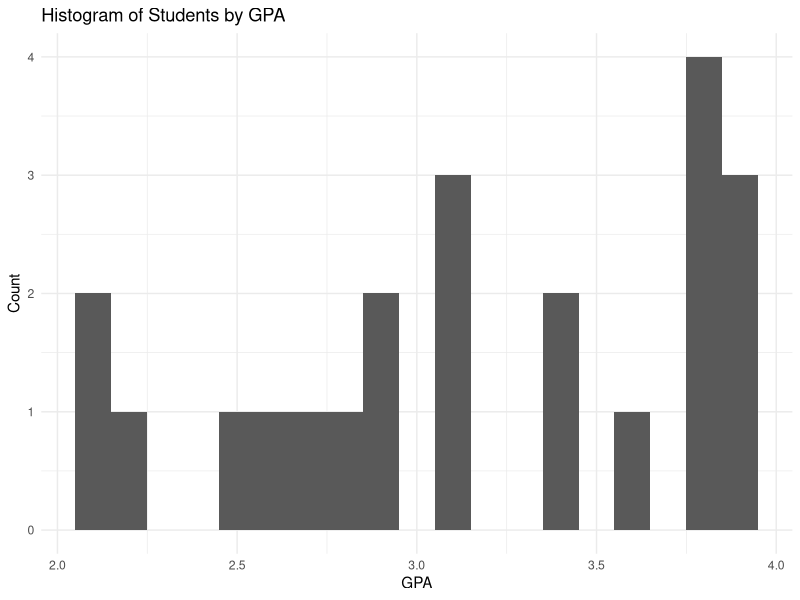
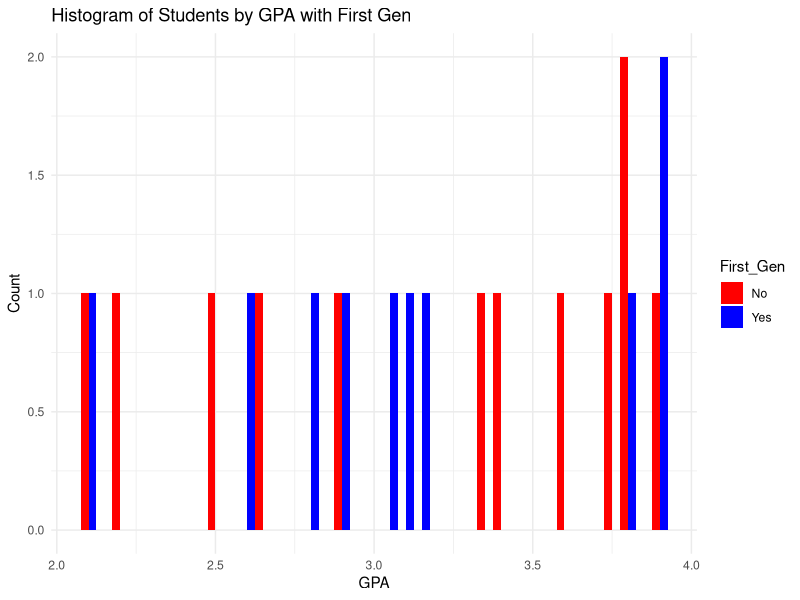
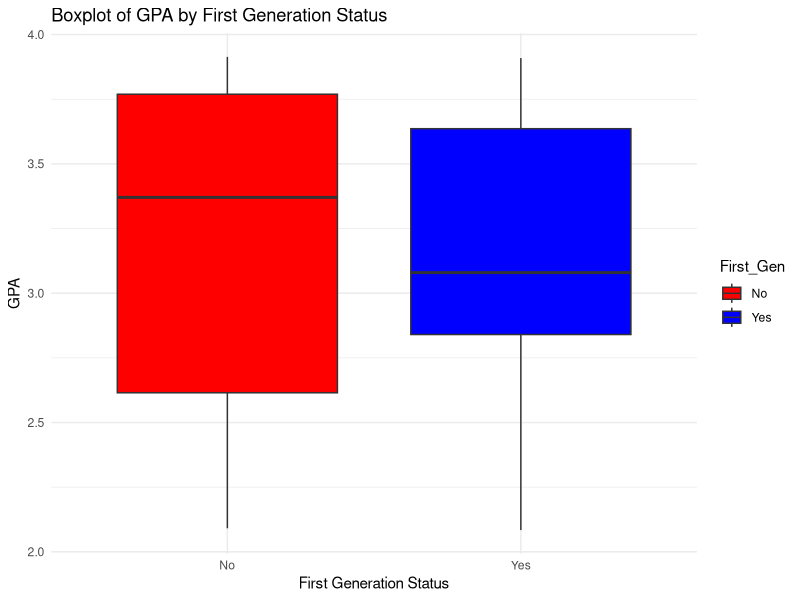
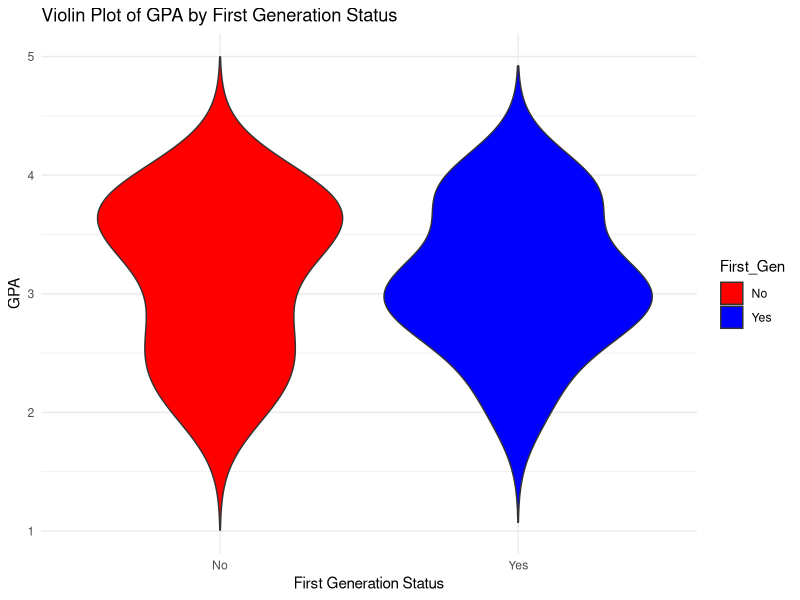
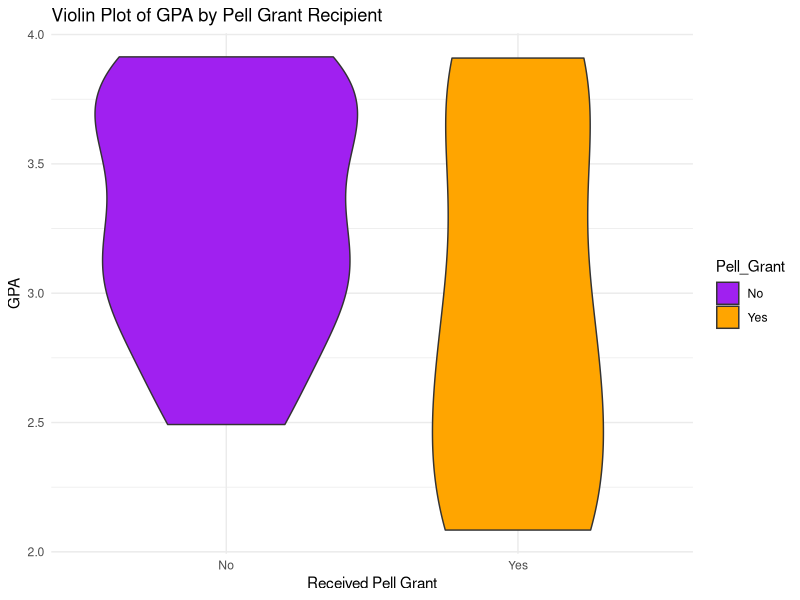
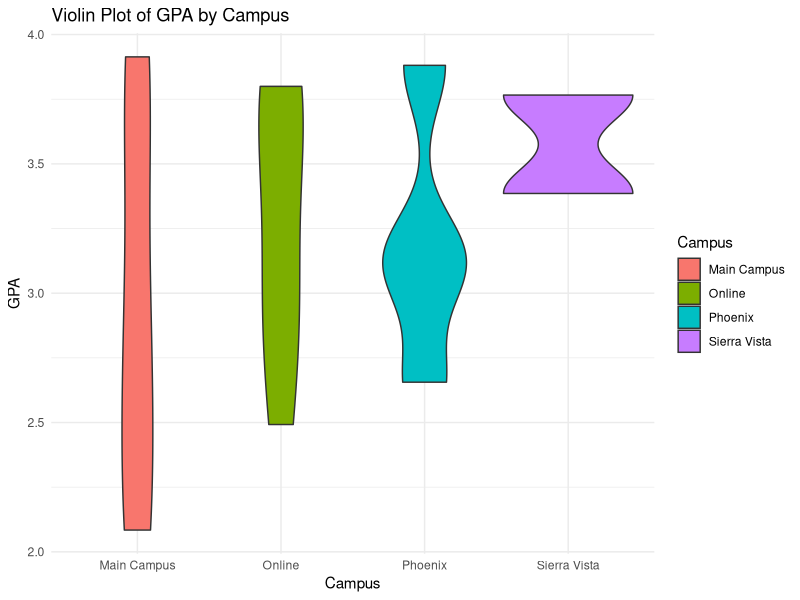
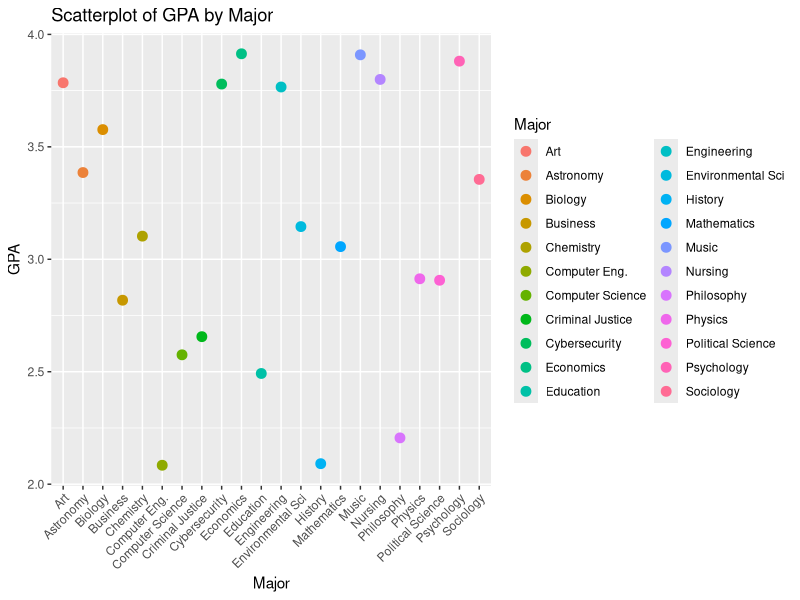
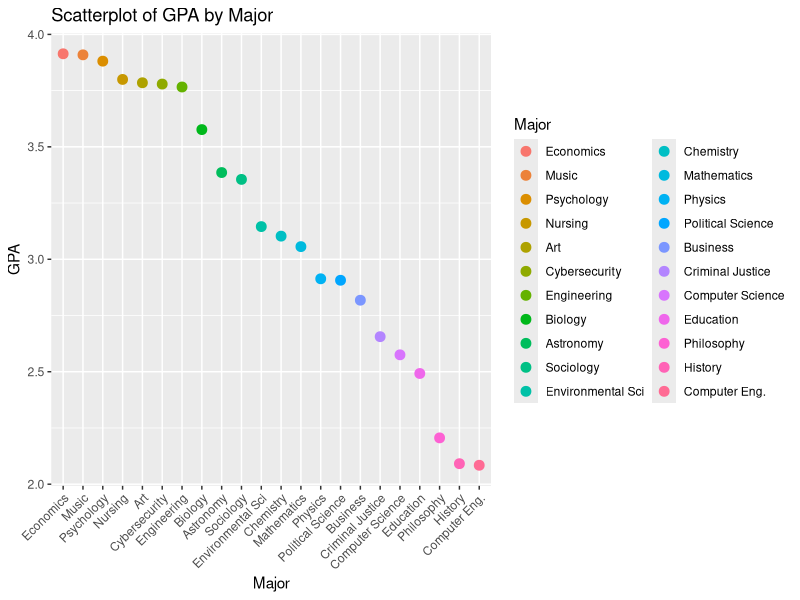

These figures' R source, in order:
# IT Summit 2024
# Measuring Success

library(tidyverse)
library(readr)
library(ggplot2)

# Sample data frame
practice_student_data <- data.frame(
  Name = c("Alice Johnson", "Bob Smith", "Charlie Brown", "Dana White", "Eva Green", "Frank Miller",
           "Grace Lee", "Henry Adams", "Ivy Zhang", "Jack Davis", "Kelly Brown", "Liam Johnson",
           "Mia Wilson", "Noah Martinez", "Olivia Thomas", "Paul Walker", "Quinn Harris",
           "Ryan Young", "Sarah King", "Tim Roberts", "Gayle Fisher", "Xin Lu"),
  Major = c("Computer Science", "Biology", "Business", "Engineering", "Psychology", "History",
            "Mathematics", "Art", "Chemistry", "Physics", "Economics", "Political Science",
            "Sociology", "Environmental Sci", "Philosophy", "Nursing", "Education", "Computer Eng.",
            "Criminal Justice", "Music", "Cybersecurity", "Astronomy"),
  Class_Standing = c("Freshman", "Sophomore", "Junior", "Senior", "Freshman", "Sophomore",
                     "Junior", "Senior", "Freshman", "Sophomore", "Junior", "Senior",
                     "Freshman", "Sophomore", "Junior", "Senior", "Freshman", "Sophomore",
                     "Junior", "Senior", "Freshman", "Senior"),
  Campus = c("Main Campus", "Online", "Main Campus", "Sierra Vista", "Phoenix",
             "Main Campus", "Online", "Main Campus", "Phoenix", "Main Campus", "Main Campus",
             "Online", "Main Campus", "Phoenix", "Main Campus", "Online", "Online",
             "Main Campus", "Phoenix", "Main Campus", "Online", "Sierra Vista"),
  Pell_Grant = c("Yes", "No", "Yes", "No", "Yes", "Yes", "No", "Yes", "No", "Yes", "No",
                 "No", "Yes", "No", "Yes", "No", "No", "Yes", "No", "Yes", "No", "No"),
  First_Gen = c("Yes", "No", "Yes", "No", "Yes", "No", "Yes", "No", "Yes", "No", "No",
                "Yes", "No", "Yes", "No", "Yes", "No", "Yes", "No", "Yes", "No", "No")
)

# practice_student_data <- read_csv("~/Documents/Trellis/IT_Summit_2024/practice_student_data.csv")

# practice_student_data$Campus <- recode(practice_student_data$Campus,
#                                                    "Main Campus" = "Main",
#                                                    "Downtown Campus" = "Online",
#                                                    "South Campus" = "Phoenix",
#                                                    "North Campus" = "Sierra Vista")

# Add a column with random values between 2 and 4
set.seed(123) # For reproducibility
practice_student_data <- practice_student_data %>%
  mutate(GPA = runif(n(), min = 2, max = 4))

# Create the histogram
ggplot(practice_student_data, aes(x = GPA)) +
  geom_histogram(binwidth = 0.1, position = "dodge") +
  labs(title = "Histogram of Students by GPA", x = "GPA", y = "Count") +
  theme_minimal()

# Create the histogram
ggplot(practice_student_data, aes(x = GPA, fill = First_Gen)) +
  geom_histogram(binwidth = 0.05, position = "dodge") +
  labs(title = "Histogram of Students by GPA with First Gen", x = "GPA", y = "Count") +
  scale_fill_manual(values = c("Yes" = "blue", "No" = "red")) +
  theme_minimal()

# Create the boxplot
ggplot(practice_student_data, aes(x = First_Gen, y = GPA, fill = First_Gen)) +
  geom_boxplot() +
  labs(title = "Boxplot of GPA by First Generation Status", x = "First Generation Status", y = "GPA") +
  scale_fill_manual(values = c("Yes" = "blue", "No" = "red")) +
  theme_minimal()

# Create the violin plot
ggplot(practice_student_data, aes(x = First_Gen, y = GPA, fill = First_Gen)) +
  geom_violin(trim = FALSE) +
  labs(title = "Violin Plot of GPA by First Generation Status", x = "First Generation Status", y = "GPA") +
  scale_fill_manual(values = c("Yes" = "blue", "No" = "red")) +
  theme_minimal()

# Create the violin plot
ggplot(practice_student_data, aes(x = Pell_Grant, y = GPA, fill = Pell_Grant)) +
  geom_violin(trim = TRUE) +
  labs(title = "Violin Plot of GPA by Pell Grant Recipient", x = "Received Pell Grant", y = "GPA") +
  scale_fill_manual(values = c("Yes" = "Orange", "No" = "Purple")) +
  theme_minimal()


# Create the violin plot
ggplot(practice_student_data, aes(x = Campus, y = GPA, fill = Campus)) +
  geom_violin(trim = TRUE) +
  labs(title = "Violin Plot of GPA by Campus", x = "Campus", y = "GPA") +
  theme_minimal()

# Create the scatterplot
ggplot(practice_student_data, aes(x = Major, y = GPA)) +
  geom_point(aes(color = Major), size = 3) +
  theme(axis.text.x = element_text(angle = 45, hjust = 1)) +
  labs(title = "Scatterplot of GPA by Major",
       x = "Major",
       y = "GPA",
       color = "Major")

# Create the scatterplot ordered
practice_student_data$Major <- factor(practice_student_data$Major, levels = practice_student_data$Major[order(practice_student_data$GPA, decreasing = TRUE)])

ggplot(practice_student_data, aes(x = Major, y = GPA)) +
  geom_point(aes(color = Major), size = 3) +
  theme(axis.text.x = element_text(angle = 45, hjust = 1)) +
  labs(title = "Scatterplot of GPA by Major",
       x = "Major",
       y = "GPA",
       color = "Major")
